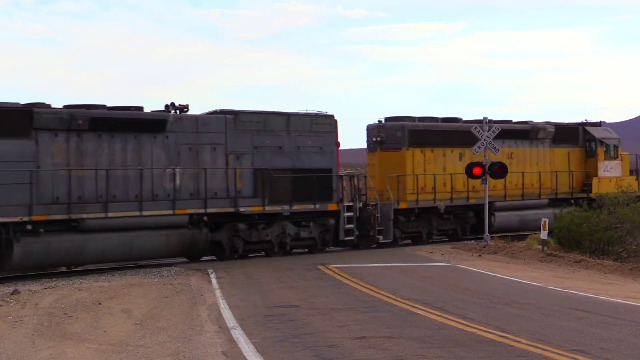
#> input picture poc/parallax/test_full.png, 640 x 360 px
$ python prl_rw2.py   (older library calls are emulated)
#> lines starting #> are read from the running program, lines starting #| are printed output that depends on the picture; after the words box and inside, x2 and y2 are one past the last pixel; in counts of white or black regions, pixels touching at a corner belong together
from skimage import  io,img_as_ubyte,img_as_float
from skimage.color import rgb2gray
import matplotlib.pyplot as plt
import numpy as np
from skimage.segmentation import random_walker
from skimage.morphology import opening,disk
import os
import cv2
import time

# Read image
img_full = img_as_float(io.imread(os.path.join(os.path.abspath(os.path.dirname(__file__)),'./test_full.png')))
img_disp = img_as_float(io.imread(os.path.join(os.path.abspath(os.path.dirname(__file__)),'./test_disp.png')))
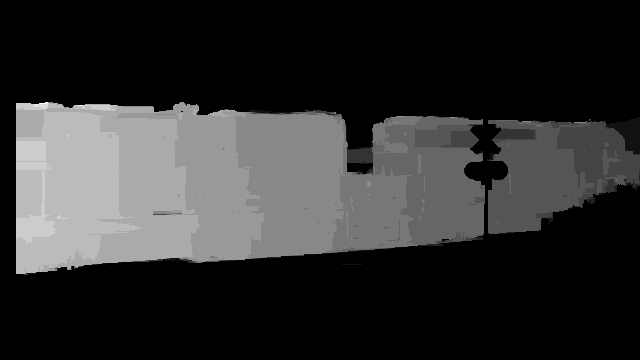
#> input picture poc/parallax/test_disp.png, 640 x 360 px
#> img_disp: shape (360, 640, 3) float64; min 0, max 1, mean 0.185
gray_img = rgb2gray(img_full)
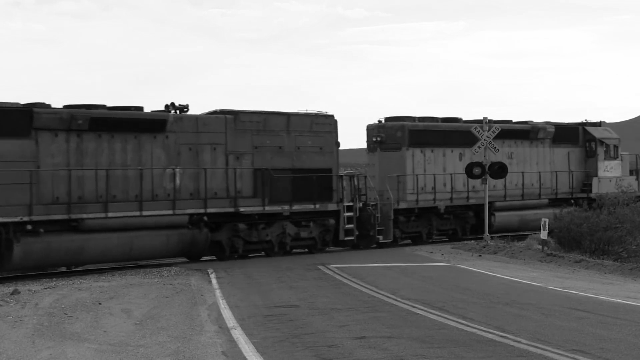
#> gray_img: shape (360, 640) float64; min 0, max 1, mean 0.488
h,w = gray_img.shape
#> h = 360; w = 640


# Random walk segmentation
markers = img_disp # np.zeros_like(gray_img)
markers[markers!= 0] = 1
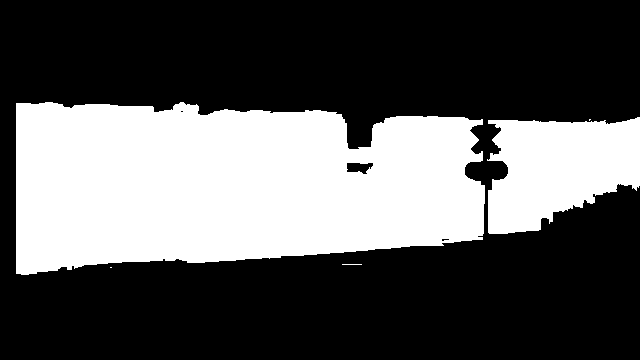
#> markers: shape (360, 640, 3) float64; values 0 (black) and 1 (white), 34.8% white; 5 white regions (2 under 20 px), largest, box (x1, y1, x2, y2) and area: (16, 102, 485, 275) 66942, (487, 117, 640, 234) 13142, (342, 264, 362, 265) 20
# markers[markers>1] = 1
markers = rgb2gray(markers)
# markers[gray_img>0.8]=1
# markers[gray_img<0.45]=2

# Results obtained using random walk algorithm
start_time = time.time()
labels = random_walker(gray_img,markers,beta=10,mode="bf")
print("--- %s seconds ---" % (time.time() - start_time))
# plt.imshow(labels)

 # Convert to boolean
segm1 = (labels>1.1)
# print(segm1)

 # Morphology open operation

kernel = disk(10)
img_opening = opening(segm1,kernel)
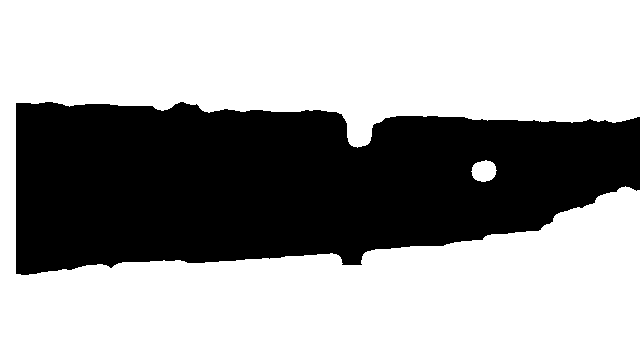
#> img_opening: shape (360, 640) bool; 64.2% white; 1 black region, box (x1, y1, x2, y2) and area: (16, 102, 640, 275) 82385

 # Convert single channel threshold to RGB channel threshold
segm = np.tile(img_opening.reshape(h,w,1),3)
# print(segm)

 # Copy color image
rgb_img = img_full.copy()
 # Mask operation
rgb_img[segm] = 0
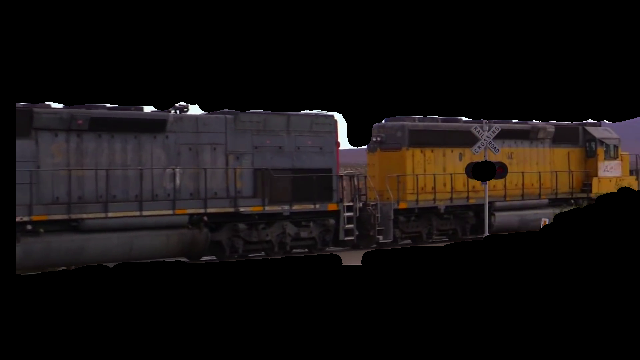
#> rgb_img: shape (360, 640, 3) float64; mean R, G, B 0.0813, 0.0651, 0.062

# [12 lines of commented-out code are left out]

final = cv2.normalize(rgb_img, None, alpha=0, beta=255, norm_type=cv2.NORM_MINMAX, dtype=cv2.CV_8U)
finale = cv2.cvtColor(final, cv2.COLOR_RGB2BGR)
cv2.imwrite(os.path.join(os.path.abspath(os.path.dirname(__file__)),'./test_rw.png'), finale)
